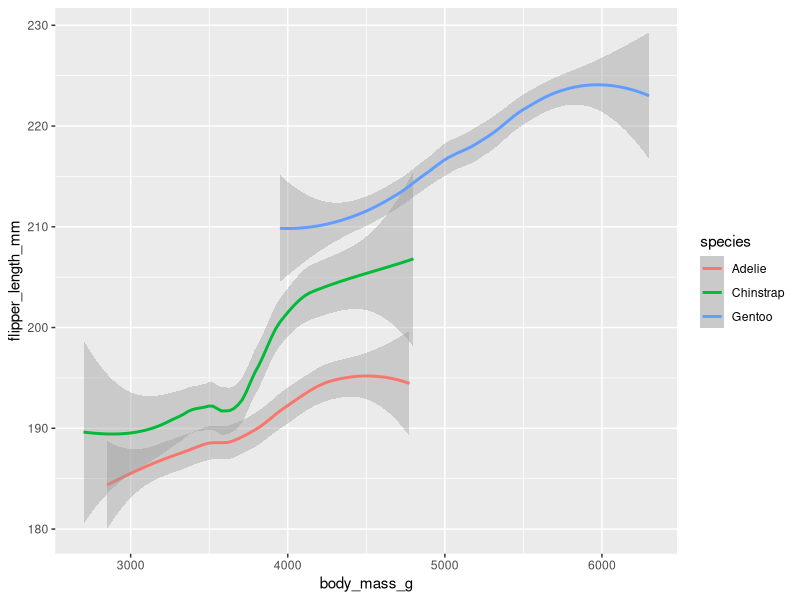
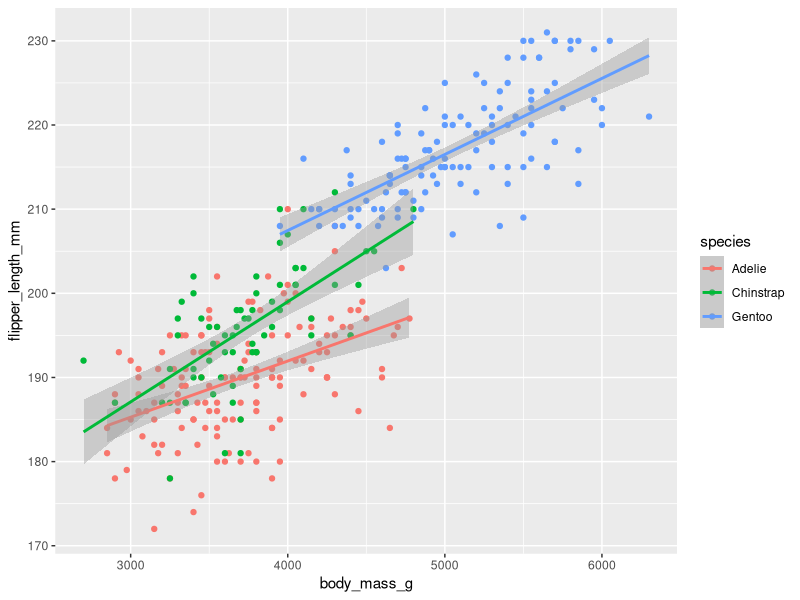

Write the R code that produced these figures, in order.
## ---- chunk 1
knitr::opts_chunk$set(echo = TRUE)
## ---- chunk 2
library(palmerpenguins)
library(tidyverse)
## ---- chunk 3
penguins %>%
  ggplot() +
  geom_smooth(mapping = aes(x = body_mass_g, y = flipper_length_mm, color = species))
## ---- chunk 4
penguins %>%
  ggplot(mapping = aes(x = body_mass_g, y = flipper_length_mm, color = species)) +
  geom_point() +
  geom_smooth(method = "lm")
